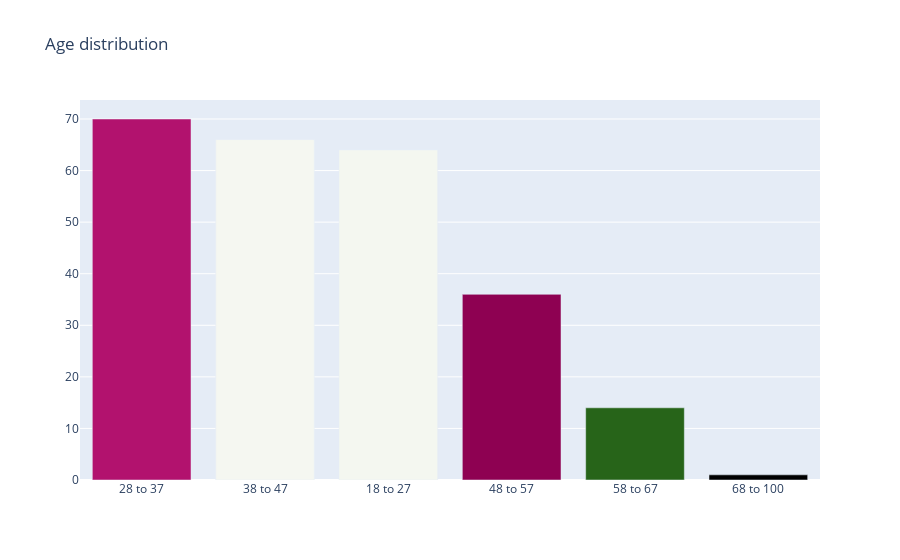

Notebook source saved alongside this figure:
### Code cell
cnt_srs = dataset['Age SPSS'].value_counts()

trace = go.Bar(
    x=cnt_srs.index,
    y=cnt_srs.values,
    marker=dict(
        #color = np.random.randn(500), #set color equal to a variable
        color = np.random.randn(5),
        showscale=False
    ),
)

layout = go.Layout(
    title='Age distribution'
)

data = [trace]
fig = go.Figure(data=data, layout=layout)
py.iplot(fig, filename="Age")

### Figure 1 — Plotly figure (JSON) as saved in the notebook; plotly's stock layout.template omitted (floating-point values rounded to 4 significant figures)
{"data": [{"marker": {"color": [-0.57, 0.3824, 0.3926, -0.7098, 1.414], "showscale": false}, "type": "bar", "x": ["28 to 37", "38 to 47", "18 to 27", "48 to 57", "58 to 67", "68 to 100"], "y": [70, 66, 64, 36, 14, 1]}], "layout": {"title": {"text": "Age distribution"}}}
